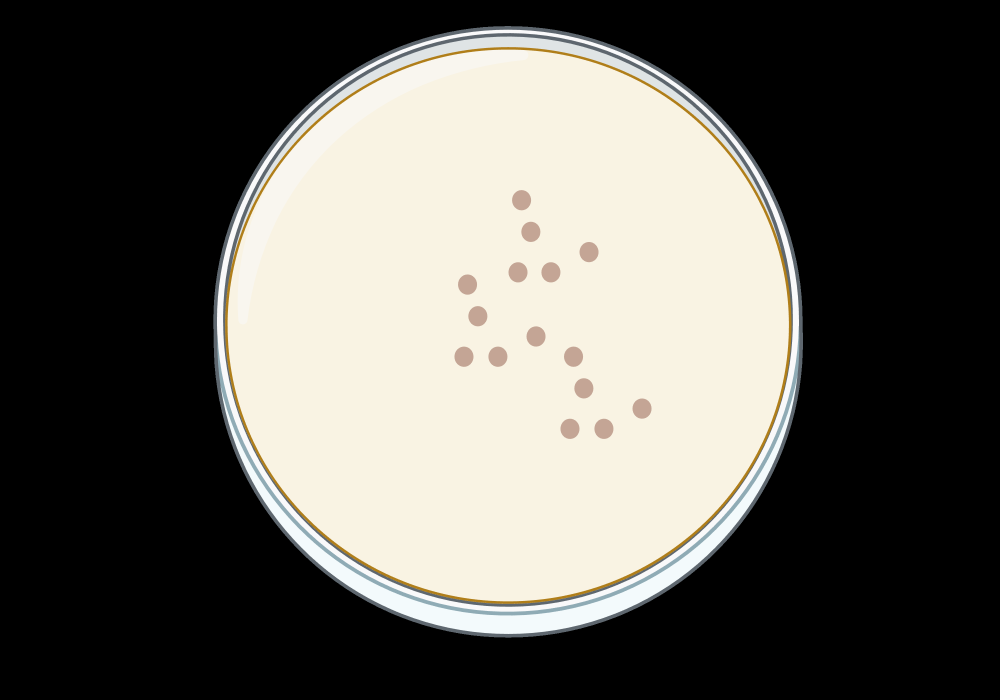
#> input picture SyntheticData/Day1-TSA-r1.png, 3000 x 2100 px (shown at 1/3 size)
$ python -i image_utils.py   (imports and definitions only)   (older library calls are emulated)
#> lines starting #> are read from the running program, lines starting #| are printed output that depends on the picture
#> further down, picture is the input picture: shape (2100, 3000, 3); mean B, G, R 89.6, 95.5, 97.6
"""Shared image processing utilities for agar plate analysis."""

from __future__ import annotations

from typing import Any

import cv2
import numpy as np


# [25 lines left out: functions load_image, laplacian_variance, exposure_stats, not called in this run]


def detect_plate_circle(image: np.ndarray) -> dict[str, Any]:
    """
    Detect plate geometry using Hough circles and contour fallback.

    Returns:
        {
          "found": bool,
          "center_x": int | None,
          "center_y": int | None,
          "radius": int | None,
          "score": float
        }
    """
    # HoughCircles on multi-megapixel phone photos is prohibitively slow.
    # Plate geometry is coarse, so locate it on a thumbnail and map back.
    height, width = image.shape[:2]
#> height = 2100; width = 3000
    scale = min(1.0, 1024.0 / max(height, width))
#> scale = 0.341
    working = image if scale == 1.0 else cv2.resize(
        image, (round(width * scale), round(height * scale)), interpolation=cv2.INTER_AREA
    )
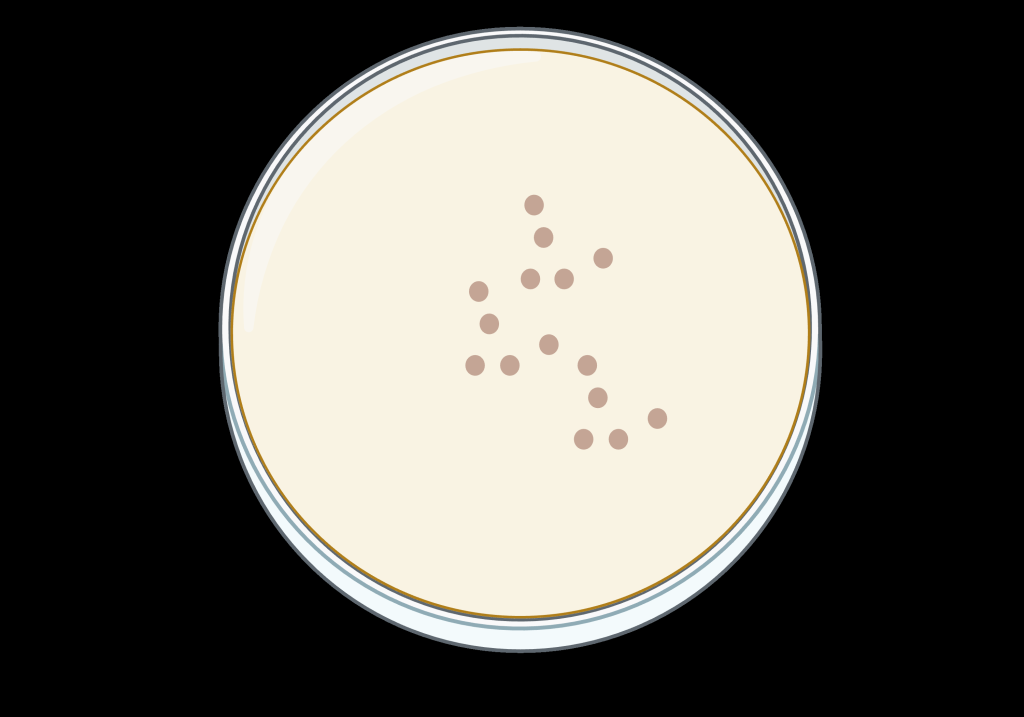
#> working: shape (717, 1024, 3); mean B, G, R 89.6, 95.5, 97.6
    gray = cv2.cvtColor(working, cv2.COLOR_BGR2GRAY)
    blurred = cv2.GaussianBlur(gray, (9, 9), 2)
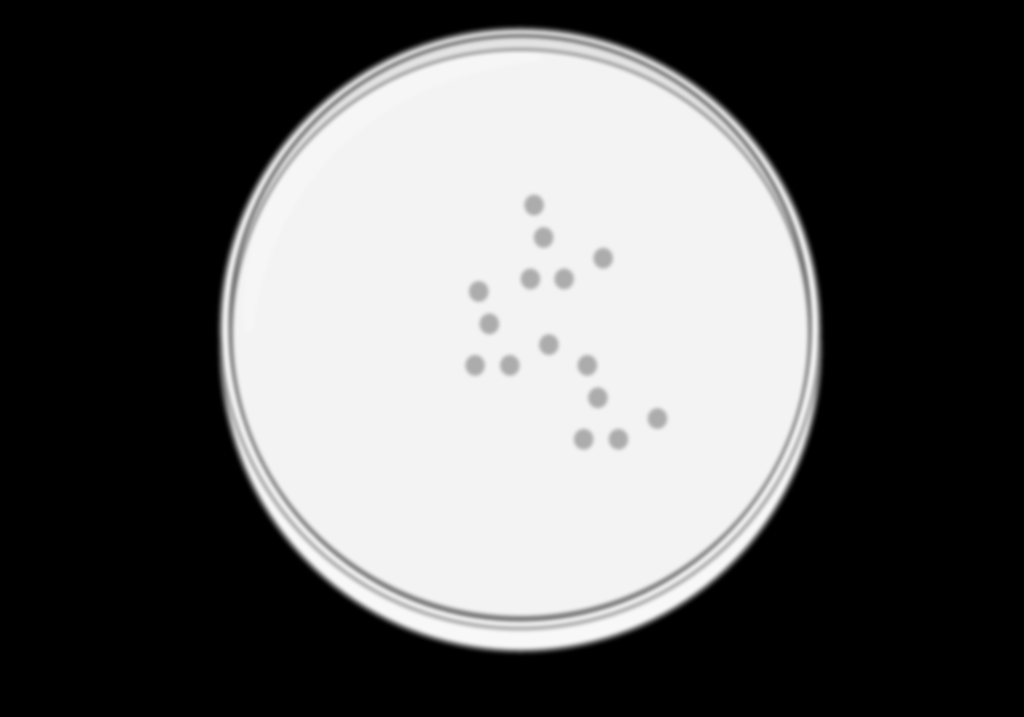
#> blurred: shape (717, 1024); min 0, max 248, mean 95.4

    circles = cv2.HoughCircles(
        blurred,
        cv2.HOUGH_GRADIENT,
        dp=1.2,
        minDist=min(working.shape[:2]) // 2,
        param1=100,
        param2=30,
        minRadius=min(working.shape[:2]) // 6,
        maxRadius=min(working.shape[:2]) // 2,
    )
#> circles = [[520.2, 327, 298.8]]

    if circles is not None and len(circles[0]) > 0:
        x, y, r = circles[0][0]
#> x = 520.2; y = 327; r = 298.8
        return {
            "found": True,
            "center_x": int(x / scale),
            "center_y": int(y / scale),
            "radius": int(r / scale),
            "score": 1.0,
        }

    # Fallback to largest contour approximated as circle-like.
    edges = cv2.Canny(blurred, 50, 150)
    contours, _ = cv2.findContours(edges, cv2.RETR_EXTERNAL, cv2.CHAIN_APPROX_SIMPLE)
    if not contours:
        return {"found": False, "center_x": None, "center_y": None, "radius": None, "score": 0.0}

    largest = max(contours, key=cv2.contourArea)
    area = cv2.contourArea(largest)
    perimeter = cv2.arcLength(largest, closed=True)
    if perimeter <= 0:
        return {"found": False, "center_x": None, "center_y": None, "radius": None, "score": 0.0}

    circularity = float((4 * np.pi * area) / (perimeter * perimeter))
    (x, y), radius = cv2.minEnclosingCircle(largest)
    found = circularity > 0.65 and radius > min(working.shape[:2]) * 0.2
    score = min(max(circularity, 0.0), 1.0)
    return {
        "found": bool(found),
        "center_x": int(x / scale),
        "center_y": int(y / scale),
        "radius": int(radius / scale),
        "score": score,
    }


# [23 lines left out: functions crop_to_circle, dense_growth_texture_fraction, not called in this run]

>>> import cv2
>>> picture = cv2.imread('../../SyntheticData/Day1-TSA-r1.png')
>>> result = detect_plate_circle(picture)
#> result = {'found': True, 'center_x': 1524, 'center_y': 958, 'radius': 875, 'score': 1}

$ run again, on SyntheticData/Day14-TSA-r1.png
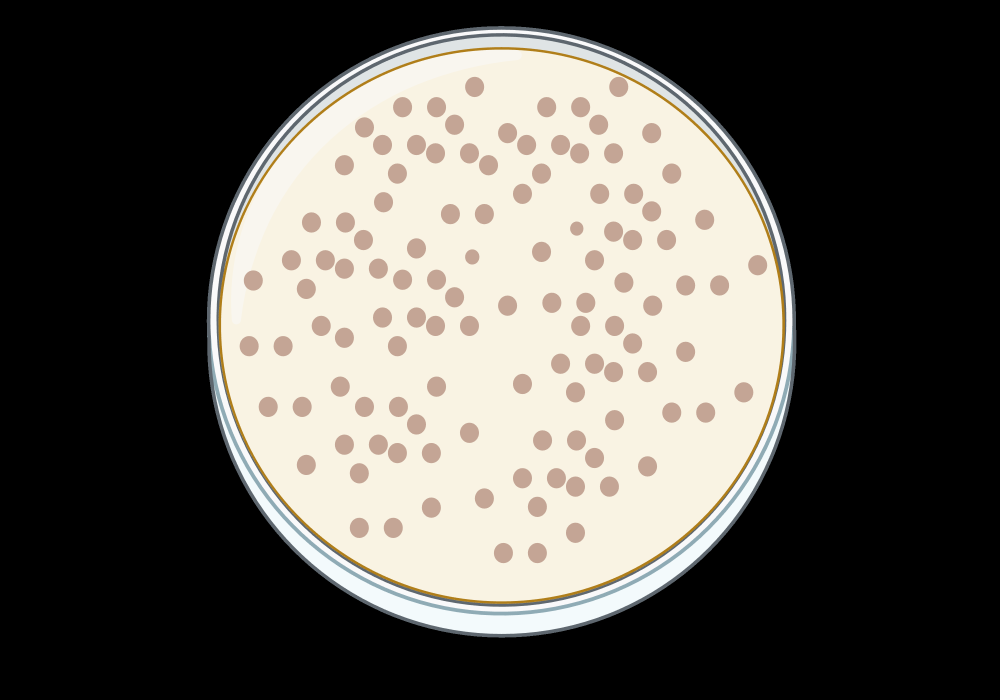
#> input picture SyntheticData/Day14-TSA-r1.png, 3000 x 2100 px (shown at 1/3 size)
#> picture is the input picture: shape (2100, 3000, 3); mean B, G, R 86.4, 92.2, 95.4
#> in detect_plate_circle, `working = image if scale == 1.0 else cv2.resize( image, (round(width *..`:
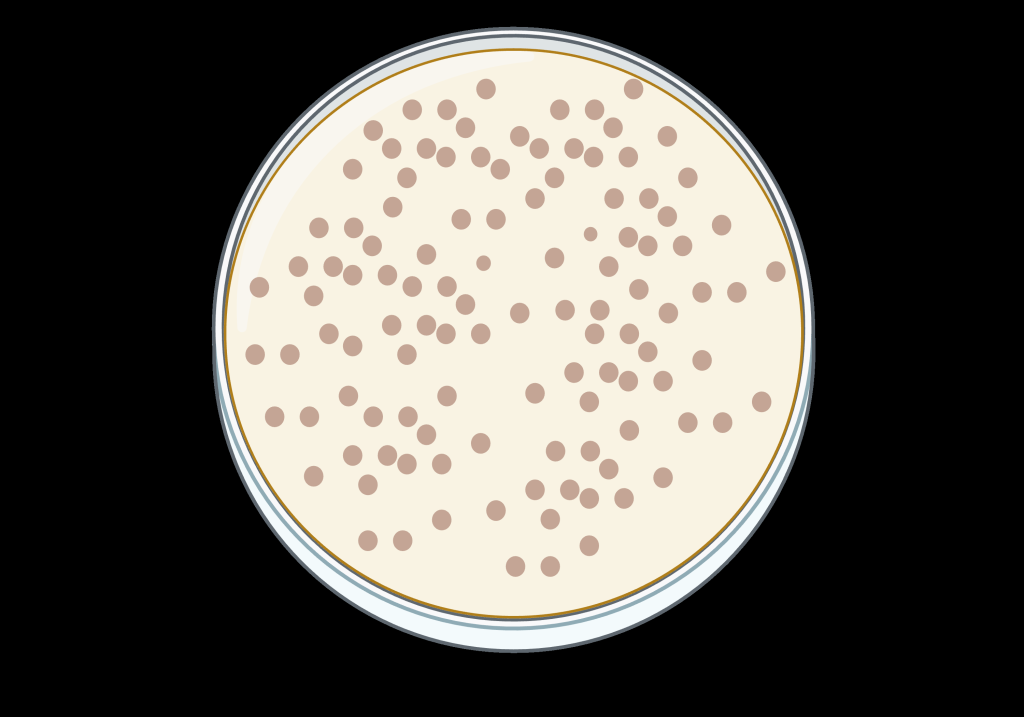
#> working: shape (717, 1024, 3); mean B, G, R 86.4, 92.2, 95.4
#> in detect_plate_circle, `gray = cv2.cvtColor(working, cv2.COLOR_BGR2GRAY)`:
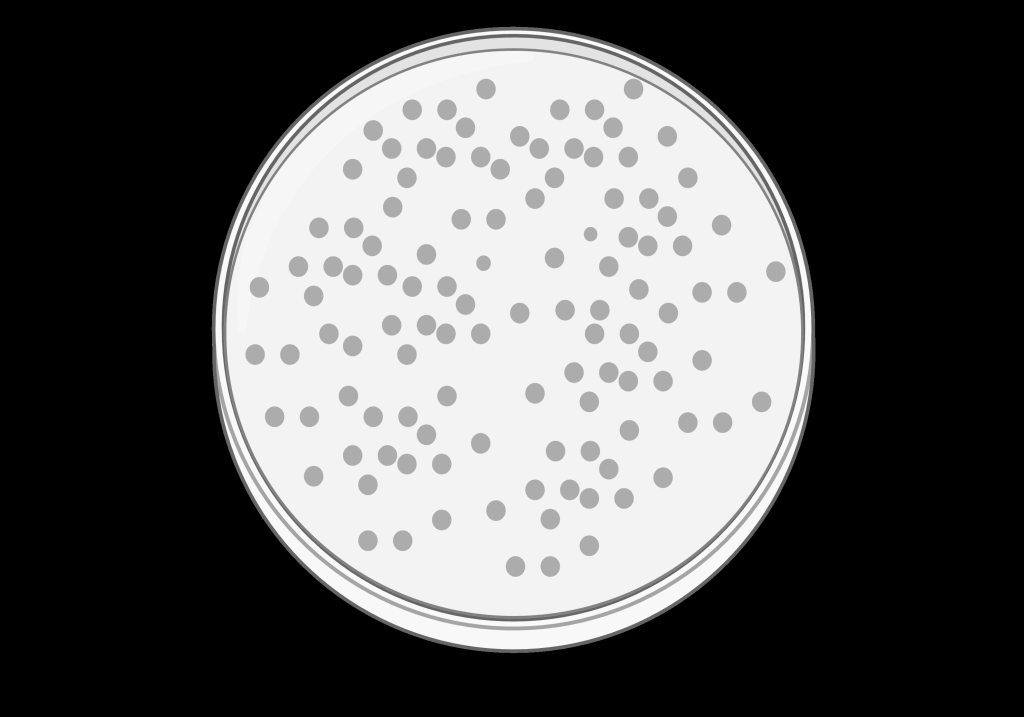
#> gray: shape (717, 1024); min 0, max 249, mean 92.5
#> circles = [[513, 351, 298.8]]
#> x = 513; y = 351; r = 298.8
#> result = {'found': True, 'center_x': 1502, 'center_y': 1028, 'radius': 875, 'score': 1}
